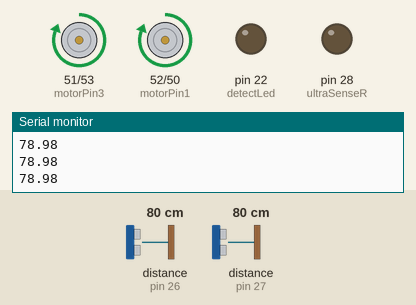
Bench run of a sketch on a simulated Arduino Mega 2560, built with avr-gcc and run on an emulated ATmega2560. Shown: motor-driver pin pairs drawn as motors (green arrow = first pin HIGH = forward, orange = second pin HIGH = backward, longer = more drive), output pins drawn as LEDs (lit = HIGH), the last lines printed to the serial monitor. Wiring (inferred from the names in the program): ultrasonic range finder: trigger pin 29; echo pin 27. The inputs (shaded band) are chosen by the test bench; at power-on: distance to the obstacle (sensors on pin 27, pin 26) 80 cm. The echo pulse lasts 58.3 µs per cm; pins used as bus, display or sensor lines are not drawn.

Above: at 1.2 s.
1.3 s: distance to the obstacle (sensor on pin 27) set to 17 cm
2.8 s: distance to the obstacle (sensor on pin 27) set to 13 cm
At 3.7 s:
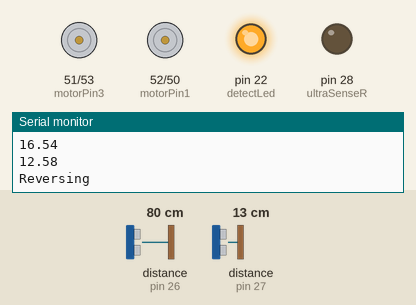
At 5.4 s:
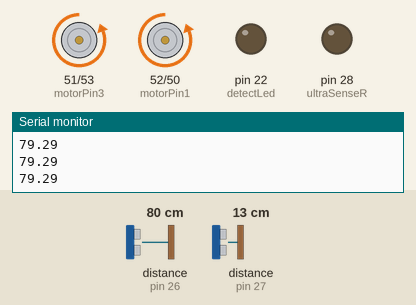
Timing chart, 0 to 6.9 s (numbered marks = the images above; inputs shaded):
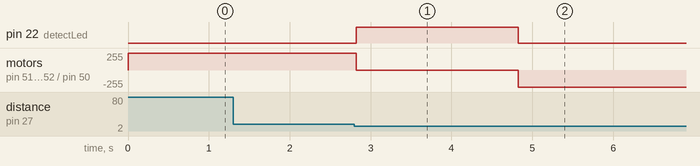

The sketch:

motor_driver.ino
```cpp
//L293D
//Motor A
const int motorPin1  = 52;  // Pin 14 of L293
const int motorPin2  = 50;  // Pin 10 of L293
//Motor B
const int motorPin3  = 51; // Pin  7 of L293
const int motorPin4  = 53;  // Pin  2 of L293

const int ultraEcho = 27;
const int ultraSense = 29;
const int ultraEchoR = 26;
const int ultraSenseR = 28;

const int detectLed = 22;

float distance1;
float distance2;
bool forward;


//This will run only one time.
float SendPulse(int loc){
  /*
   * sends a pulse to the specified sensor
   * 1: forward sensor
   * 2: reverse sensor
   */
  if(loc == 1){
    digitalWrite(ultraSense, LOW);
    delayMicroseconds(2);

    digitalWrite(ultraSense, HIGH);
    delayMicroseconds(10);
    digitalWrite(ultraSense, LOW);

    float pulse = pulseIn(ultraEcho, HIGH);
    pulse = pulse*0.034/2;
    return pulse;
  }

  else if(loc ==2){
    digitalWrite(ultraSenseR, LOW);
    delayMicroseconds(2);

    digitalWrite(ultraSenseR, HIGH);
    delayMicroseconds(10);
    digitalWrite(ultraSenseR, LOW);

    float pulse = pulseIn(ultraEchoR, HIGH);
    pulse = pulse*0.034/2;
    return pulse;
  }
}


void Forward(){
  digitalWrite(motorPin1, HIGH);
  digitalWrite(motorPin2, LOW);
  digitalWrite(motorPin3, HIGH);
  digitalWrite(motorPin4, LOW);
}

void Reverse(){
  digitalWrite(motorPin1, LOW);
  digitalWrite(motorPin2, HIGH);
  digitalWrite(motorPin3, LOW);
  digitalWrite(motorPin4, HIGH);
}

void StopMotor(){
  digitalWrite(motorPin1, LOW);
  digitalWrite(motorPin2, LOW);
  digitalWrite(motorPin3, LOW);
  digitalWrite(motorPin4, LOW);
}

void ActivateLED(){
  digitalWrite(detectLed, HIGH);
}

void DeactivateLED(){
  digitalWrite(detectLed, LOW);
}

bool CheckObject(float distance){

}


void setup(){
    Serial.begin(9600);

    //Set pins as outputs
    pinMode(motorPin1, OUTPUT);
    pinMode(motorPin2, OUTPUT);
    pinMode(motorPin3, OUTPUT);
    pinMode(motorPin4, OUTPUT);

    //set the ultrasound pins
    pinMode(ultraEcho, INPUT);
    pinMode(ultraSense, OUTPUT);

    pinMode(ultraEchoR, INPUT);
    pinMode(ultraSenseR, OUTPUT);

    pinMode(detectLed, OUTPUT);

    forward = true;
}


void loop(){
  if(forward){
    Forward();
    distance1 = SendPulse(1);
    Serial.println(distance1);
    if(distance1 <= 15.0){
      Serial.println("Reversing");
      forward = false;
      StopMotor();
      ActivateLED();
      delay(2000);
      DeactivateLED();
    }

  }
  else if(!forward){
    Reverse();
    //Serial.println("REVERSE");
    distance2 = SendPulse(2);
    Serial.println(distance2);
    if(distance2 <= 15.00){
      forward = true;
      Serial.println("Going forward");
      StopMotor();
      ActivateLED();
      delay(2000);
      DeactivateLED();
    }
  }


}
```

Measured:
- the behaviour switches between 16 and 15 cm on distance to the obstacle (sensor on pin 27) (found by bisection; images 0 and 1)
- after the input at 2.8 s, pin 22 (detectLed): LOW → HIGH at once, → LOW 2.0 s later; motor on pin 51 (motorPin3) / pin 53 (motorPin4), motor on pin 52 (motorPin1) / pin 50 (motorPin2): forward 255/255 → stopped at once, → backward 255/255 2.0 s later
